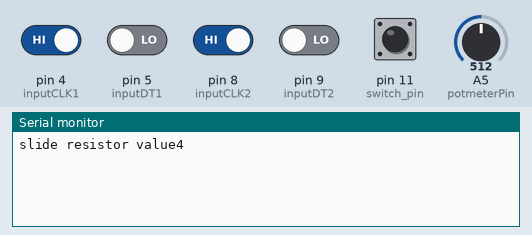
The sketch below on a simulated Arduino Uno, built with avr-gcc and run on an emulated ATmega328P. Shown: the last lines printed to the serial monitor. Inputs (shaded band) come from the test bench; at power-on: pin 4 (inputCLK1), pin 8 (inputCLK2), pin 11 (switch_pin) HIGH, pin 5 (inputDT1), pin 9 (inputDT2) LOW, A5 (potmeterPin) = 512.

Above: at 1.2 s.
1.3 s: pin 4 (inputCLK1) driven LOW
At 2.5 s:
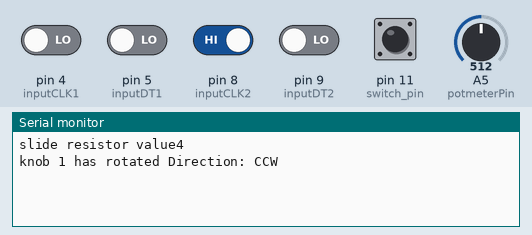
2.8 s: pin 11 (switch_pin) pulled LOW for 0.15 s
At 3.3 s:
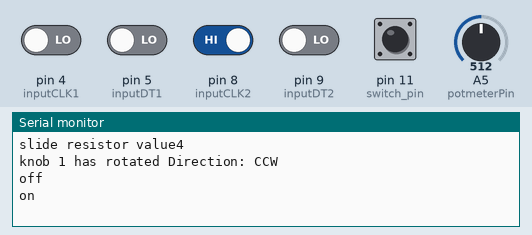
4.4 s: pin 4 (inputCLK1) driven HIGH
At 5.0 s:
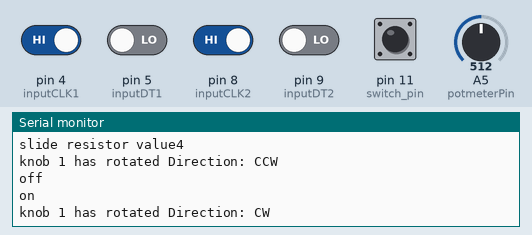
5.9 s: A5 (potmeterPin) set to 716
At 7.1 s:
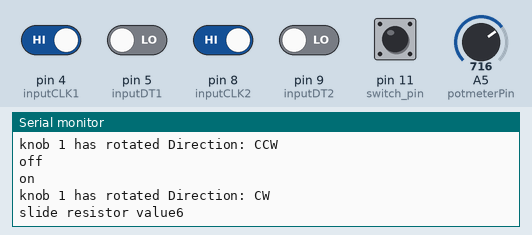
7.4 s: pin 8 (inputCLK2) driven LOW
At 8.5 s:
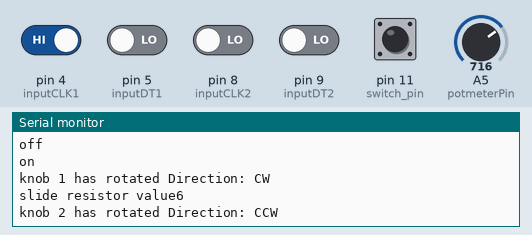
8.9 s: A5 (potmeterPin) set to 900
At 9.7 s:
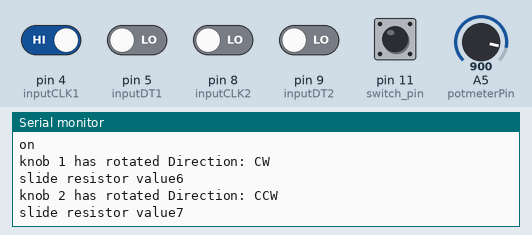

The sketch:

Simple_rotary_knob_FINAL.ino
```cpp
  // this is used to turn on or off 2 leds based on turning direction of knob and it prints on serial monitor a value that increases or decreases contiuously based on turning direction of knob
 #define inputCLK2 8
 #define inputDT2 9
 #define inputCLK1 4
 #define inputDT1 5

int potmeterPin = A5;              // Slide potentiometer input on pin A0
int potmeterVal = 0;               // Slide potentiometer value
int potmeterValprev = 0;

int switch_pin = 11;
int counter=1;

 int counter1 = 0;
 int counter2 = 0;
 int currentStateCLK1;
 int previousStateCLK1;
 int currentStateCLK2;
 int previousStateCLK2;

 String encdir1 ="";
 String encdir2 ="";
 void setup()
 {
   pinMode(switch_pin, INPUT);
   // Set encoder pins as inputs
   pinMode (inputCLK1,INPUT);
   pinMode (inputDT1,INPUT);
   pinMode (inputCLK2,INPUT);
   pinMode (inputDT2,INPUT);


   // Setup Serial Monitor
   Serial.begin (9600);

   // Read the initial state of inputCLK
   // Assign to previousStateCLK variable
   previousStateCLK2 = digitalRead(inputCLK2);
   previousStateCLK1 = digitalRead(inputCLK1);
 }

 void loop()
 {

  // Read the current state of inputCLK
   currentStateCLK2 = digitalRead(inputCLK2);
   currentStateCLK1 = digitalRead(inputCLK1);
   // If the previous and the current state of the inputCLK are different then a pulse has occured
   if (currentStateCLK1 != previousStateCLK1)
   {
     Serial.print("knob 1 has rotated");
     // If the inputDT state is different than the inputCLK state then
     // the encoder is rotating counterclockwise
     if (digitalRead(inputDT1) != currentStateCLK1)
     {
       counter1++;
       encdir1 ="CW";
     }
     else
     {
       // Encoder is rotating clockwise
       counter1--;
       encdir1 ="CCW";
     }
     Serial.print(" Direction: ");
     Serial.println(encdir1);
//     Serial.print(" -- Value: ");
//     Serial.println(counter1);
   }


   if (currentStateCLK2 != previousStateCLK2)
   {
     Serial.print("knob 2 has rotated");
     // If the inputDT state is different than the inputCLK state then
     // the encoder is rotating counterclockwise
     if (digitalRead(inputDT2) != currentStateCLK2)
     {
       counter2++;
       encdir2 ="CW";
     }
     else
     {
       // Encoder is rotating clockwise
       counter2--;
       encdir2 ="CCW";
     }
     Serial.print(" Direction: ");
     Serial.println(encdir2);
 //     Serial.print(" -- Value: ");
//     Serial.println(counter2);
   }
   // Update previousStateCLK with the current state
   previousStateCLK1 = currentStateCLK1;
   previousStateCLK2 = currentStateCLK2;
/////////////////////////////////////////////////////////////////

  if(digitalRead(switch_pin) == LOW)
  {
    if (counter == 1)
    {
        Serial.println("off");
        delay(100);
        counter=0;
    }

  }
  if(digitalRead(switch_pin) == HIGH)
  {
    if (counter == 0)
    {
        Serial.println("on");
        delay(100);
        counter=1;
    }
  }
///////////////////////////////////////////////////////////////

  potmeterVal = analogRead(potmeterPin);    // Read the analog value of the slide potentiometer
  potmeterVal = map(potmeterVal,0,1000,1,8);
  if (potmeterVal != potmeterValprev)
  {
    Serial.print("slide resistor value");              // Show the value on the serial monitor
    Serial.println(potmeterVal);
    delay(100);
  }
  potmeterValprev = potmeterVal;

 }
```

Measured:
- after the input at 1.3 s, the serial monitor: prints a new line at once (image 1)
- after the input at 2.8 s, the serial monitor: prints a new line at once (image 2)
- after the input at 4.4 s, the serial monitor: prints a new line at once (image 3)
- after the input at 5.9 s, the serial monitor: prints a new line at once (image 4)
- after the input at 7.4 s, the serial monitor: prints a new line at once (image 5)
- after the input at 8.9 s, the serial monitor: prints a new line at once (image 6)
